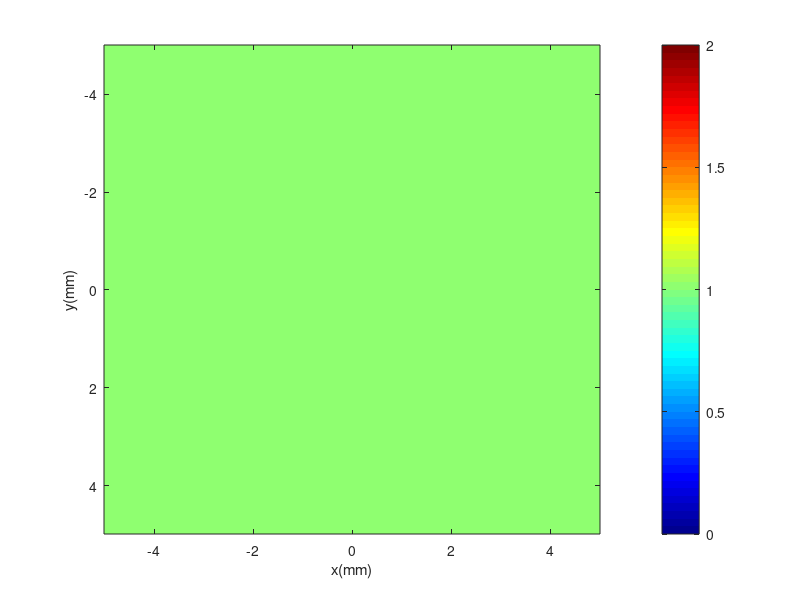

Write the MATLAB code that produced this figure. (Note: this script raises an error after producing the figure.)
clc;
clear all;
close all;
M=512;
N=512;
d1=(10*10^-3)/M;
z=0.02;
Tp=(260*10^-9);
it=600;
fm=1/Tp;
lambda=650*10^-9;
noise=randn(N).*sqrt(10^-4);
wn=0;
k=(2*pi)/lambda;
xm= (-M/2:M/2-1)*d1;
ym= (-M/2:M/2-1)*d1;
[Xm,Ym]=meshgrid(xm,ym);
xn= (-N/2:N/2-1)*d1;
yn= (-N/2:N/2-1)*d1;
[Xn,Yn]=meshgrid(xn,yn);

S=zeros(N);
R=(M/2)*d1;
A=abs(Xn)<=R&abs(Yn)<=R;
S(A)=1;

figure
imagesc(xn*10^3,yn*10^3,S);
colormap(jet);
xlabel('x(mm)');
ylabel('y(mm)');
colormap(jet);
colorbar
ax = gca;
outerpos = ax.OuterPosition;
ti = ax.TightInset; 
left = outerpos(1) + ti(1);
bottom = outerpos(2) + ti(2);
ax_width = outerpos(3) - ti(1) - ti(3);
ax_height = outerpos(4) - ti(2) - ti(4);
ax.Position = [left bottom ax_width ax_height];
saveas(gcf,"1.png");



R1=3*10^-3;
R2=1.8*10^-3;
alpha1=0.001%0.0000002;
beta1=0.00012;%0.00000001;
alpha2=alpha1/1.1;
beta2=beta1/2;
cx1=0;
cy1=0;
wn=0;
cx2=-R1/1.8;
cy2=0*10^-3;
L1= real(sqrt(R1^2-((Xm-cx1).^2 + (Ym-cy1).^2)));
L2= real(sqrt(R2^2-((Xm-cx2).^2 + (Ym-cy2).^2)));
phase1 = k*alpha1*L1/1.4;
phase2 = k*alpha2*L2;
P= phase1+phase2;
T1 = k*beta1*L1/8;
T2 = k*beta2*L2;
T= exp(-(T1+T2)).^2;
%T=rescale(T,0.3,0.92);
Nr=size(T,1);
Nc=size(T,2);
Dr=(N-Nr)/2;
Dc=(N-Nr)/2;
T = padarray(T,[Dr,Dc],0,'both');

figure
imagesc(xn*10^3,yn*10^3,T);
xlabel('x(mm)');
ylabel('y(mm)');
colormap(jet);
colorbar
ax = gca;
outerpos = ax.OuterPosition;
ti = ax.TightInset; 
left = outerpos(1) + ti(1);
bottom = outerpos(2) + ti(2);
ax_width = outerpos(3) - ti(1) - ti(3);
ax_height = outerpos(4) - ti(2) - ti(4);
ax.Position = [left bottom ax_width ax_height];
saveas(gcf,"2.png");

P=rescale(P,-0.4*pi,0.5*pi);
Nr=size(P,1);
Nc=size(P,2);
Dr=(N-Nr)/2;
Dc=(N-Nr)/2;
P = padarray(P,[Dr,Dc],0,'both');
figure
imagesc(xn*10^3,yn*10^3,P);
xlabel('x(mm)');
ylabel('y(mm)');
colormap(jet);
colorbar
ax = gca;
outerpos = ax.OuterPosition;
ti = ax.TightInset; 
left = outerpos(1) + ti(1);
bottom = outerpos(2) + ti(2);
ax_width = outerpos(3) - ti(1) - ti(3);
ax_height = outerpos(4) - ti(2) - ti(4);
ax.Position = [left bottom ax_width ax_height];
saveas(gcf,"3.png");

n=0.5;
theta1=0;
theta2=90;


A= pi*0.5*(square(2.*pi.*(fm*cosd(theta1).*Xm+fm*sind(theta1).*Ym))+1);
A = padarray(A,[Dr,Dc],0,'both');

B= pi*0.5*(square(2.*pi.*(fm*cosd(theta2).*Xm+fm*sind(theta2).*Ym))+1);
B = padarray(B,[Dr,Dc],0,'both');

MA=exp(1j.*A);
MB=exp(1j.*B);

figure
imagesc(xn*10^3,yn*10^3,A);
xlabel('x(mm)');
ylabel('y(mm)');
colorbar
colormap(jet)
ax = gca;
outerpos = ax.OuterPosition;
ti = ax.TightInset; 
left = outerpos(1) + ti(1);
bottom = outerpos(2) + ti(2);
ax_width = outerpos(3) - ti(1) - ti(3);
ax_height = outerpos(4) - ti(2) - ti(4);
ax.Position = [left bottom ax_width ax_height];
saveas(gcf,"4.png");

figure
imagesc(xn*10^3,yn*10^3,B);
colorbar
colormap(jet)
xlabel('x(mm)');
ylabel('y(mm)');
ax = gca;
outerpos = ax.OuterPosition;
ti = ax.TightInset; 
left = outerpos(1) + ti(1);
bottom = outerpos(2) + ti(2);
ax_width = outerpos(3) - ti(1) - ti(3);
ax_height = outerpos(4) - ti(2) - ti(4);
ax.Position = [left bottom ax_width ax_height];
saveas(gcf,"5.png");



U1A=sqrt(T).*exp(1j.*P).*MA;

% figure
% imagesc(xn*10^3,yn*10^3,abs(U1A));
% colorbar
% colormap(jet)
% xlabel('x(mm)');
% ylabel('y(mm)');
% ax = gca;
% outerpos = ax.OuterPosition;
% ti = ax.TightInset; 
% left = outerpos(1) + ti(1);
% bottom = outerpos(2) + ti(2);
% ax_width = outerpos(3) - ti(1) - ti(3);
% ax_height = outerpos(4) - ti(2) - ti(4);
% ax.Position = [left bottom ax_width ax_height];
% saveas(gcf,"6.png");


% figure
% imagesc(xn*10^3,yn*10^3,(angle(U1A)));
% colorbar
% colormap(jet)
% xlabel('x(mm)');
% ylabel('y(mm)');
% ax = gca;
% outerpos = ax.OuterPosition;
% ti = ax.TightInset; 
% left = outerpos(1) + ti(1);
% bottom = outerpos(2) + ti(2);
% ax_width = outerpos(3) - ti(1) - ti(3);
% ax_height = outerpos(4) - ti(2) - ti(4);
% ax.Position = [left bottom ax_width ax_height];
% saveas(gcf,"7.png");


U1B=sqrt(T).*exp(1j.*P).*MB;



[Uexp,Iexp]=FresProp(d1,z,lambda,N,sqrt(T).*exp(1j.*P));

[U2A,I2A]=FresProp(d1,z,lambda,N,U1A);%forward_Fresnel(k,z,lambda,Xn,Yn,U1A);

[U2B,I2B]=FresProp(d1,z,lambda,N,U1B);%forward_Fresnel(k,z,lambda,Xn,Yn,U1B);

I2A = I2A + (wn.*noise);
I2B = I2B + (wn.*noise);


AA=sqrt(I2A);
BB=sqrt(I2B);


%%GS algothm


U1_est_abs = rand(N).*S;
U1_est_phase= rand(N).*S;

U1_est =U1_est_abs.*exp(1j.*U1_est_phase);
beta=0.9;

for i=1:it

 U1_est_A=U1_est.*MA;
 [U2_est_A,~]=FresProp(d1,z,lambda,N,U1_est_A);


 U2_est_A= AA.*exp(1j.*angle(U2_est_A));
 [U1_esti_A,~] = FresProp(d1,-z,lambda,N,U2_est_A);
 

 U1_esti_A=U1_esti_A./MA;

 U1_esti_A(isnan(U1_esti_A))=0;
 U1_esti_A(isinf(U1_esti_A))=0;
 dd= U1_esti_A~=0;
 U1_est_abs = ((abs(U1_esti_A).*dd) + (imcomplement(dd).*(abs(U1_est)-(beta.*abs(U1_esti_A))))).*S;
 U1_est_abs=imgaussfilt(U1_est_abs,0.1);

 U1_est = U1_est_abs .*exp(1j.*(angle(U1_esti_A)+(0.00*rand(N)))).*S;
 
 U1_est_B=U1_est.*MB;
 [U2_est_B,~]=FresProp(d1,z,lambda,N,U1_est_B);

 
 
 U2_est_B= BB.*exp(1j.*angle(U2_est_B));
 
 
 [U1_esti_B,~] = FresProp(d1,-z,lambda,N,U2_est_B);
 

%  
 
 U1_esti_B=U1_esti_B./MB;

 U1_esti_B(isnan(U1_esti_B))=0;
 U1_esti_B(isinf(U1_esti_B))=0;
 dd= U1_esti_B~=0;
 U1_est_abs = ((abs(U1_esti_B).*dd) + (imcomplement(dd).*(abs(U1_est)-(beta.*abs(U1_esti_B))))).*S;
 

  U1_est_abs=imgaussfilt(U1_est_abs,0.1);
 U1_est = U1_est_abs.*exp(1j.*(angle(U1_esti_B)+(0.0*rand(N)))).*S;
 
  [Uee,Iee]=FresProp(d1,z,lambda,N,U1_est);
 
  err=((Iee - Iexp)./Iexp).^2;
  error(i)= (sum(sum(err)*d1*d1));
end

figure
imagesc(xn*10^3,yn*10^3,(abs(U1_est)).^2);
xlabel("x(mm)");
ylabel("y(mm)");
colormap(jet)
colorbar
ax = gca;
outerpos = ax.OuterPosition;
ti = ax.TightInset; 
left = outerpos(1) + ti(1);
bottom = outerpos(2) + ti(2);
ax_width = outerpos(3) - ti(1) - ti(3);
ax_height = outerpos(4) - ti(2) - ti(4);
ax.Position = [left bottom ax_width ax_height];
saveas(gcf,"12.png");


figure
imagesc(xn*10^3,yn*10^3,unwrap(angle(U1_est)));
xlabel("x(mm)");
ylabel("y(mm)");
colormap(jet)
colorbar
ax = gca;
outerpos = ax.OuterPosition;
ti = ax.TightInset; 
left = outerpos(1) + ti(1);
bottom = outerpos(2) + ti(2);
ax_width = outerpos(3) - ti(1) - ti(3);
ax_height = outerpos(4) - ti(2) - ti(4);
ax.Position = [left bottom ax_width ax_height];
saveas(gcf,"13.png");

i=1:it;
% figure
% plot(i,error);
% ax = gca;
% outerpos = ax.OuterPosition;
% ti = ax.TightInset; 
% left = outerpos(1) + ti(1);
% bottom = outerpos(2) + ti(2);
% ax_width = outerpos(3) - ti(1) - ti(3);
% ax_height = outerpos(4) - ti(2) - ti(4);
% ax.Position = [left bottom ax_width ax_height];
% saveas(gcf,"14.png");

figure
plot(i,log(error));
xlabel("Iterations");
ylabel("Error");
ax = gca;
outerpos = ax.OuterPosition;
ti = ax.TightInset; 
left = outerpos(1) + ti(1);
bottom = outerpos(2) + ti(2);
ax_width = outerpos(3) - ti(1) - ti(3);
ax_height = outerpos(4) - ti(2) - ti(4);
ax.Position = [left bottom ax_width ax_height];
saveas(gcf,"15.png");
% 
% figure
% imagesc(xn*10^3,yn*10^3,abs(U2A));
% colormap(jet);
% xlabel('x(mm)');
% ylabel('y(mm)');
% colormap(jet);
% colorbar
% ax = gca;
% outerpos = ax.OuterPosition;
% ti = ax.TightInset; 
% left = outerpos(1) + ti(1);
% bottom = outerpos(2) + ti(2);
% ax_width = outerpos(3) - ti(1) - ti(3);
% ax_height = outerpos(4) - ti(2) - ti(4);
% ax.Position = [left bottom ax_width ax_height];
% saveas(gcf,"16.png");
% figure
% imagesc(xn*10^3,yn*10^3,abs(U2B));
% colormap(jet);
% xlabel('x(mm)');
% ylabel('y(mm)');
% colormap(jet);
% colorbar
% ax = gca;
% outerpos = ax.OuterPosition;
% ti = ax.TightInset; 
% left = outerpos(1) + ti(1);
% bottom = outerpos(2) + ti(2);
% ax_width = outerpos(3) - ti(1) - ti(3);
% ax_height = outerpos(4) - ti(2) - ti(4);
% ax.Position = [left bottom ax_width ax_height];
% saveas(gcf,"17.png");

function [U,I]=forward_Fresnel(k,z,lambda,Xn,Yn,Uin)
 U=((exp(1j.*k.*z)/(1j*lambda*z)).*exp(((1j*k)/(2*z)).* (Xn.^2+Yn.^2)).*fftshift(fft2(Uin.*exp(((1j*k)/(2*z)).*(Xn.^2+Yn.^2)))));
 I=abs(U).^2;
end

function [U,I]=back_Fresnel(k,z,lambda,Xn,Yn,Uin)
 U=((1j*lambda*z)./exp(1j.*k.*z)).*exp(((-1j*k)/(2*z)).*(Xn.^2+Yn.^2)).*ifft2(ifftshift(Uin.*exp(((-1j*k)/(2*z)).*(Xn.^2+Yn.^2))));
 I=abs(U).^2;
end

function [Ri,R]=FresProp(dpix,d,lambda,Hsize,Hcrop)
 z=d;

%Spatial frequencies
Xsize = Hsize*dpix; %Hsize is the number of pixel, dpix is the length of one pixel, Xsize is the total lenght of the image. 
du = 1/(Xsize);% the resolution of fourier frequency coordinates
%Nyquist cut-off for Sampling Hologram
umax = 1/(2*dpix); %define the k space 
u = -umax:du:umax-du;
[U,V]=meshgrid(u,u);
clear  u V  du;
 
%Evanescent cut-off 
uev = 1/lambda; %???????
 
%Nyquist cut-off for Fresnel Propagation Kernel
unp = uev*(Xsize/(2*abs(z)));
clear Xsize;
 
%Circular window
A = U.^2+(U').^2;
clear U;
if uev>=unp
    ucut = unp;
end
if unp>uev
    ucut = uev;
end
W= sqrt(A);
W = (W<=ucut); 
% disp(['Cutoff =',num2str(ucut),' Evansecent Cutoff =',num2str(uev),...
%' Nyquist Cutoff =', num2str(unp),'u max =',num2str(umax)])
clear ucut uev unp
 
%Fresnel kernel: paraxial approximation
H = exp((-1i*pi*lambda* z).*(A));
clear A;
 
%Truncate kernel
H = W.*H;
clear W;
 
%Hologram Spectrum
Htemp = fft2(Hcrop);
HH = fftshift(Htemp);
clear Htemp;
 
%Propagate field
RR = HH.*H;
clear H HH;
RR =ifftshift(RR);
Ri = ifft2(RR); 
R=abs(Ri).^2;

end